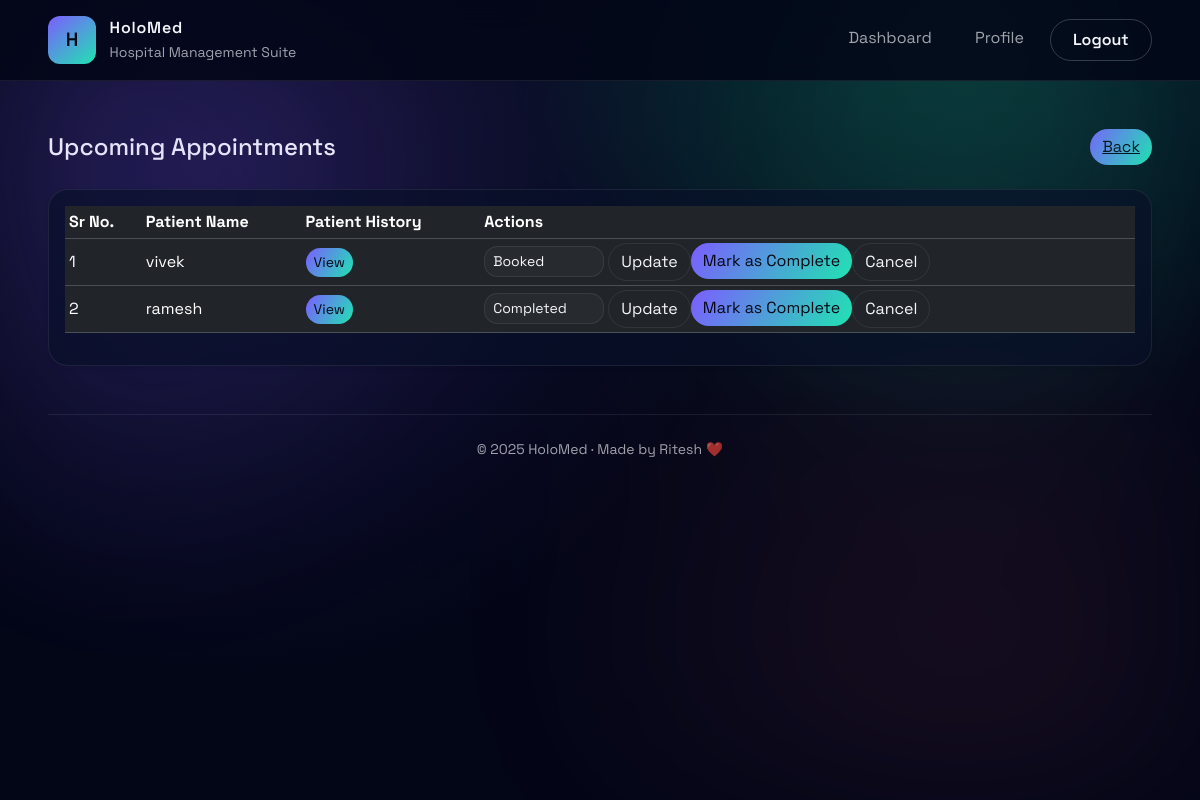
Page /doctor/appointments (signed in) on the committed database.
### app.py (models this page shows, shortened)
class Appointment(db.Model):
    id = db.Column(db.Integer, primary_key=True)
    patient_id = db.Column(db.Integer, db.ForeignKey("user.id"), nullable=False)
    doctor_id = db.Column(db.Integer, db.ForeignKey("user.id"), nullable=False)
    appointment_date = db.Column(db.Date, nullable=False)
    slot_label = db.Column(db.String(50), nullable=False)
    status = db.Column(db.String(20), default="Booked")
    reason = db.Column(db.Text)
    created_at = db.Column(db.DateTime, default=datetime.utcnow)
    updated_at = db.Column(db.DateTime, default=datetime.utcnow, onupdate=datetime.utcnow)
    cancelled_by = db.Column(db.String(20))

class User(db.Model):
    id = db.Column(db.Integer, primary_key=True)
    role = db.Column(db.String(20), nullable=False)
    full_name = db.Column(db.String(120), nullable=False)
    email = db.Column(db.String(120), unique=True, nullable=False)
    phone = db.Column(db.String(50))
    password_hash = db.Column(db.String(255), nullable=False)
    specialization = db.Column(db.String(120))
    experience_years = db.Column(db.Integer)
    bio = db.Column(db.Text)
    department_id = db.Column(db.Integer, db.ForeignKey("department.id"))
    is_active = db.Column(db.Boolean, default=True)
    is_blacklisted = db.Column(db.Boolean, default=False)
    created_at = db.Column(db.DateTime, default=datetime.utcnow)
    appointments_as_patient = db.relationship(
        "Appointment", foreign_keys="Appointment.patient_id", backref="patient", lazy=True
    )
    appointments_as_doctor = db.relationship(
        "Appointment", foreign_keys="Appointment.doctor_id", backref="doctor", lazy=True
    )

### app.py (the view)
@app.route("/doctor/appointments", methods=["GET", "POST"])
@login_required(role="doctor")
def doctor_appointments():
    appointments = (
        Appointment.query.filter_by(doctor_id=g.user.id)
        .filter(Appointment.appointment_date >= date.today())
        .order_by(Appointment.appointment_date.asc())
        .all()
    )
    return render_template("doctor/appointments.html", appointments=appointments)

### app.py (called while the page is built)
def get_current_user():
    user_id = session.get("user_id")
    if user_id:
        return User.query.get(user_id)
    return None

def login_required(role=None):
    def decorator(fn):
        @wraps(fn)
        def wrapper(*args, **kwargs):
            if not g.user:
                flash("Please log in to continue.", "warning")
                return redirect(url_for("login"))
            if role and g.user.role != role:
                flash("You are not authorized to view this page.", "danger")
                return redirect(url_for("dashboard"))
            return fn(*args, **kwargs)
        return wrapper
    return decorator

@app.before_request
def load_user():
    g.user = get_current_user()

@app.context_processor
def inject_helpers():
    def format_date(value):
        return value.strftime("%d %b %Y")
    return {
        "format_date": format_date,
        "today": date.today,
        "datetime": datetime,
        "timedelta": timedelta,
    }

### templates/doctor/appointments.html (shortened to what this page needs)
{% extends "base.html" %}
{% block content %}
  <div class="d-flex justify-content-between align-items-center mb-4">
    <h1 class="h4 mb-0">Upcoming Appointments</h1>
    <a href="{{ url_for('dashboard') }}" class="btn btn-link">Back</a>
  </div>
  <div class="card shadow-sm">
    <div class="card-body">
      <div class="table-responsive">
        <table class="table table-sm align-middle">
          <thead>
            <tr>
              <th>Sr No.</th>
              <th>Patient Name</th>
              <th>Patient History</th>
              <th>Actions</th>
            </tr>
          </thead>
          <tbody>
            {% for appt in appointments %}
              <tr>
                <td>{{ loop.index }}</td>
                <td>{{ appt.patient.full_name }}</td>
                <td>
                  <a href="{{ url_for('doctor_patient_history', appointment_id=appt.id) }}" class="btn btn-sm btn-primary">View</a>
                </td>
                <td>
                  <div class="btn-group btn-group-sm">
                    <form method="post" action="{{ url_for('doctor_appointments') }}" class="d-inline">
                      <select name="status" class="form-select form-select-sm d-inline-block" style="width: auto;">
                        <option value="Booked" {% if appt.status == 'Booked' %}selected{% endif %}>Booked</option>
                        <option value="Completed" {% if appt.status == 'Completed' %}selected{% endif %}>Completed</option>
                      </select>
                      <button type="submit" class="btn btn-outline-primary">Update</button>
                    </form>
                    <form method="post" action="{{ url_for('doctor_appointments') }}" class="d-inline">
                      <button type="submit" class="btn btn-outline-success">Mark as Complete</button>
                    </form>
                    <form method="post" action="{{ url_for('doctor_appointments') }}" class="d-inline">
                      <button type="submit" class="btn btn-outline-danger">Cancel</button>
                    </form>
                  </div>
                </td>
              </tr>
            {% else %}
              <tr>
                <td colspan="4" class="text-center text-muted">No appointments found.</td>
              </tr>
            {% endfor %}
          </tbody>
        </table>
      </div>
    </div>
  </div>
{% endblock %}

### static/css/styles.css (style rules this page uses)
:root { --hms-bg: #030617; --hms-panel: rgba(9, 16, 40, 0.65); --hms-outline: rgba(255, 255, 255, 0.08); --hms-primary: #7c5dff; --hms-secondary: #20e3b2; --hms-text: #f4f6fb; --hms-muted: rgba(244, 246, 251, 0.65); }
body { font-family: "Space Grotesk", system-ui, -apple-system, BlinkMacSystemFont, "Segoe UI", sans-serif; color: var(--hms-text); background: radial-gradient(circle at 20% 20%, rgba(124, 93, 255, 0.15), transparent 45%), radial-gradient(circle at 80% 0%, rgba(32, 227, 178, 0.18), transparent 35%), var(--hms-bg); min-height: 100vh; margin: 0; }
* { font-family: inherit; }
h1, h2, h3, h4, h5, h6, p, span, div, a, button, label, input, select, textarea { font-family: "Space Grotesk", system-ui, -apple-system, BlinkMacSystemFont, "Segoe UI", sans-serif; }
.app-body { position: relative; overflow-x: hidden; }
.card, .stat-card, .department-tile { background: var(--hms-panel); border: 1px solid var(--hms-outline); border-radius: 1.25rem; box-shadow: 0 20px 60px rgba(0, 0, 0, 0.35); color: var(--hms-text); font-family: "Space Grotesk", system-ui, -apple-system, BlinkMacSystemFont, "Segoe UI", sans-serif; }
.card-body { color: var(--hms-text); font-family: "Space Grotesk", system-ui, -apple-system, BlinkMacSystemFont, "Segoe UI", sans-serif; }
.btn, .btn-primary { border-radius: 999px; border: none; background: linear-gradient(120deg, var(--hms-primary), var(--hms-secondary)); color: #050915; }
.btn-outline-primary, .btn-outline-danger, .btn-outline-secondary { border-radius: 999px; border: 1px solid var(--hms-outline); color: var(--hms-text); background: transparent; }
.table { color: var(--hms-text); }
.table thead { color: var(--hms-muted); }
.form-control, .form-select, select, textarea { background: rgba(255, 255, 255, 0.03); border: 1px solid var(--hms-outline); color: var(--hms-text); border-radius: 0.85rem; }
.form-select option, select option { background-color: #050915; color: var(--hms-text); }

### rows in the picture
Appointment: patient.full_name "vivek", status "Booked"
Appointment: patient.full_name "ramesh", status "Completed"
